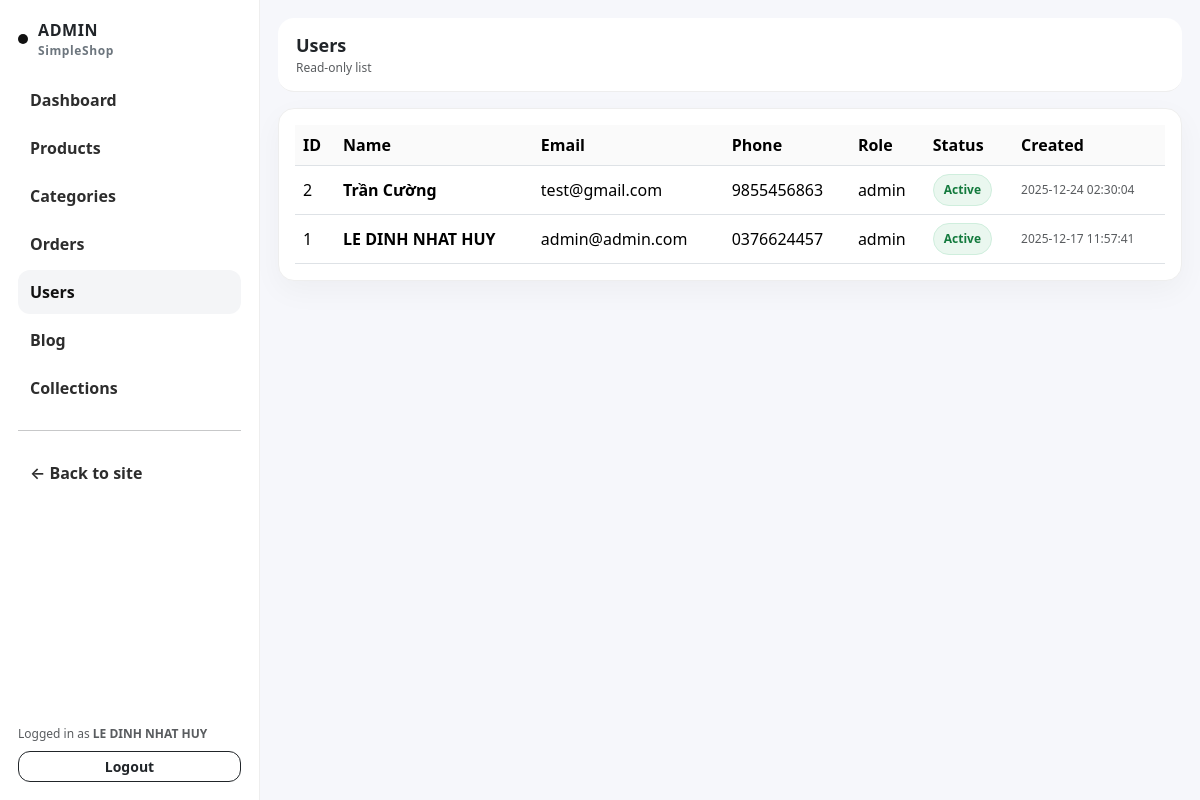
Before: /admin/users.php (signed in) with the older database file.
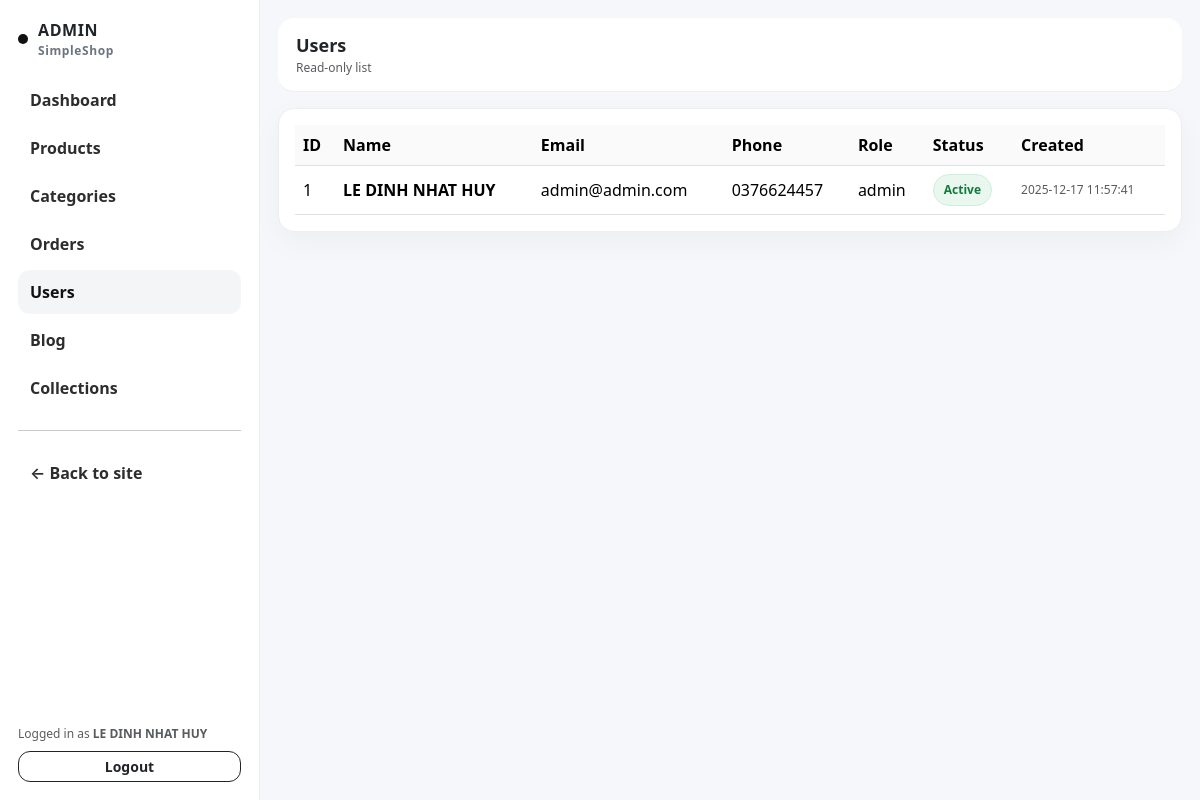
After: the same page with the newer database file.
### tables this page shows
CREATE TABLE `users` (
  `id` bigint(20) UNSIGNED NOT NULL,
  `full_name` varchar(120) NOT NULL,
  `email` varchar(120) NOT NULL,
  `phone` varchar(30) DEFAULT NULL,
  `password_hash` varchar(255) NOT NULL,
  `role` enum('admin','user') NOT NULL DEFAULT 'user',
  `status` tinyint(4) NOT NULL DEFAULT 1,
  `created_at` datetime DEFAULT current_timestamp(),
  `updated_at` datetime DEFAULT current_timestamp() ON UPDATE current_timestamp()
);

### core/db.php (called while the page is built, shortened)
<?php
function db(): PDO {
  static $pdo = null;
  if ($pdo) return $pdo;
  $dsn = "mysql:host=" . DB_HOST . ";dbname=" . DB_NAME . ";charset=utf8mb4";
  $pdo = new PDO($dsn, DB_USER, DB_PASS, [
    PDO::ATTR_ERRMODE => PDO::ERRMODE_EXCEPTION,
    PDO::ATTR_DEFAULT_FETCH_MODE => PDO::FETCH_ASSOC,
  ]);
  return $pdo;
}

### core/auth.php (called while the page is built, shortened)
<?php
require_once __DIR__ . '/db.php';
require_once __DIR__ . '/helpers.php';
function current_user(): ?array {
  $st = db()->prepare("SELECT id, full_name, email, role, status FROM users WHERE id=? LIMIT 1");
  $st->execute([$_SESSION['user_id']]);
  $u = $st->fetch();
  return $u ?: null;
}

### core/helpers.php (called while the page is built, shortened)
<?php
function e(string $s): string {
  return htmlspecialchars($s, ENT_QUOTES, 'UTF-8');
}

### admin/users.php (the view, shortened to what this page needs)
<?php
require_once __DIR__ . '/partials/header.php';
require_once __DIR__ . '/partials/sidebar.php';
$users = db()->query("
  SELECT id, full_name, email, phone, role, status, created_at
  FROM users
  ORDER BY id DESC
  LIMIT 300
")->fetchAll();
?>
<div class="admin-content">
  <div class="admin-topbar d-flex justify-content-between align-items-center">
    <div>
      <div style="font-weight:900;font-size:18px;">Users</div>
      <div class="text-muted" style="font-size:12px;">Read-only list</div>
    </div>
  </div>
  <div class="cardx mt-3 p-3">
    <div class="table-responsive">
      <table class="table table-hover align-middle mb-0">
        <thead><tr><th>ID</th><th>Name</th><th>Email</th><th>Phone</th><th>Role</th><th>Status</th><th>Created</th></tr></thead>
        <tbody>
          <?php foreach($users as $u): ?>
            <tr>
              <td><?= (int)$u['id'] ?></td>
              <td class="fw-semibold"><?= e($u['full_name']) ?></td>
              <td><?= e($u['email']) ?></td>
              <td><?= e($u['phone'] ?? '-') ?></td>
              <td><?= e($u['role']) ?></td>
              <td><?= ((int)$u['status']===1) ? '<span class="pill ok">Active</span>' : '<span class="pill no">Off</span>' ?></td>
              <td class="text-muted" style="font-size:12px;"><?= e($u['created_at']) ?></td>
            </tr>
          <?php endforeach; ?>
        </tbody>
      </table>
    </div>
  </div>
</div>
<?php require_once __DIR__ . '/partials/footer.php'; ?>

### admin/partials/sidebar.php
<?php
$path = parse_url($_SERVER['REQUEST_URI'], PHP_URL_PATH) ?: '';
function nav_active(string $needle, string $path): string {
  return (strpos($path, $needle) !== false) ? 'style="background:#f4f5f7;opacity:1;"' : '';
}
?>
<aside class="admin-sidebar">
  <div class="admin-brand">
    <span class="dot"></span>
    <div>
      <div>ADMIN</div>
      <div style="font-size:12px;color:#6c757d;font-weight:700;">SimpleShop</div>
    </div>
  </div>
  <nav class="admin-nav d-grid gap-1">
    <a <?= nav_active('/admin/index.php',$path) ?> href="/admin/index.php">Dashboard</a>
    <a <?= nav_active('/admin/products',$path) ?> href="/admin/products.php">Products</a>
    <a <?= nav_active('/admin/categories',$path) ?> href="/admin/categories.php">Categories</a>
    <a <?= nav_active('/admin/orders',$path) ?> href="/admin/orders.php">Orders</a>
    <a <?= nav_active('/admin/users',$path) ?> href="/admin/users.php">Users</a>
    <a <?= nav_active('/admin/blog',$path) ?> href="/admin/blog.php">Blog</a>
    <a <?= nav_active('/admin/collections',$path) ?> href="/admin/collections.php">Collections</a>
    <hr class="my-3">
    <a href="/index.php">← Back to site</a>
  </nav>
  <div class="mt-auto pt-3" style="position:absolute;bottom:18px;left:18px;right:18px;">
    <div class="text-muted" style="font-size:12px;">
      Logged in as <b><?= e(($admin['full_name'] ?? 'Admin')) ?></b>
    </div>
    <a class="btn btn-outline-dark btn-sm w-100 mt-2 btn-ceo" href="/logout.php">Logout</a>
  </div>
</aside>

Changed rows visible on the page:
removed users: id "2", full_name "Trần Cường", email "test@gmail.com", phone "9855456863", role "admin", status "Active", created_at "2025-12-24 02:30:04"
